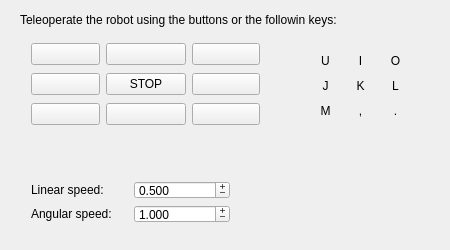
<?xml version="1.0" encoding="UTF-8"?>
<ui version="4.0">
 <class>Pioneer_Key_Teleop</class>
 <widget class="QWidget" name="Pioneer_Key_Teleop">
  <property name="geometry">
   <rect>
    <x>0</x>
    <y>0</y>
    <width>450</width>
    <height>250</height>
   </rect>
  </property>
  <property name="windowTitle">
   <string>Pioneer_Key_Teleop</string>
  </property>
  <widget class="QWidget" name="layoutWidget">
   <property name="geometry">
    <rect>
     <x>20</x>
     <y>30</y>
     <width>251</width>
     <height>111</height>
    </rect>
   </property>
   <layout class="QGridLayout" name="gridLayout">
    <item row="0" column="0">
     <widget class="QPushButton" name="pushButton_upLeft">
      <property name="text">
       <string/>
      </property>
      <property name="shortcut">
       <string>U</string>
      </property>
      <property name="flat">
       <bool>false</bool>
      </property>
     </widget>
    </item>
    <item row="0" column="1">
     <widget class="QPushButton" name="pushButton_up">
      <property name="text">
       <string/>
      </property>
      <property name="icon">
       <iconset>
        <normaloff>../res/icons/up.png</normaloff>../res/icons/up.png</iconset>
      </property>
      <property name="shortcut">
       <string>I</string>
      </property>
     </widget>
    </item>
    <item row="0" column="2">
     <widget class="QPushButton" name="pushButton_upRight">
      <property name="text">
       <string/>
      </property>
      <property name="icon">
       <iconset>
        <normaloff>../res/icons/upRight.png</normaloff>../res/icons/upRight.png</iconset>
      </property>
      <property name="shortcut">
       <string>O</string>
      </property>
     </widget>
    </item>
    <item row="1" column="0">
     <widget class="QPushButton" name="pushButton_left">
      <property name="text">
       <string/>
      </property>
      <property name="icon">
       <iconset>
        <normaloff>../res/icons/left.png</normaloff>../res/icons/left.png</iconset>
      </property>
      <property name="shortcut">
       <string>J</string>
      </property>
     </widget>
    </item>
    <item row="1" column="1">
     <widget class="QPushButton" name="pushButton_stop">
      <property name="text">
       <string>STOP</string>
      </property>
      <property name="shortcut">
       <string>K</string>
      </property>
     </widget>
    </item>
    <item row="1" column="2">
     <widget class="QPushButton" name="pushButton_right">
      <property name="text">
       <string/>
      </property>
      <property name="icon">
       <iconset>
        <normaloff>../res/icons/right.png</normaloff>../res/icons/right.png</iconset>
      </property>
      <property name="shortcut">
       <string>L</string>
      </property>
     </widget>
    </item>
    <item row="2" column="0">
     <widget class="QPushButton" name="pushButton_downLeft">
      <property name="text">
       <string/>
      </property>
      <property name="icon">
       <iconset>
        <normaloff>../res/icons/downLeft.png</normaloff>../res/icons/downLeft.png</iconset>
      </property>
      <property name="shortcut">
       <string>M</string>
      </property>
     </widget>
    </item>
    <item row="2" column="1">
     <widget class="QPushButton" name="pushButton_down">
      <property name="text">
       <string/>
      </property>
      <property name="icon">
       <iconset>
        <normaloff>../res/icons/down.png</normaloff>../res/icons/down.png</iconset>
      </property>
      <property name="shortcut">
       <string>,</string>
      </property>
     </widget>
    </item>
    <item row="2" column="2">
     <widget class="QPushButton" name="pushButton_donwRight">
      <property name="text">
       <string/>
      </property>
      <property name="icon">
       <iconset>
        <normaloff>../res/icons/downRight.png</normaloff>../res/icons/downRight.png</iconset>
      </property>
      <property name="shortcut">
       <string>.</string>
      </property>
     </widget>
    </item>
   </layout>
  </widget>
  <widget class="QLabel" name="label_2">
   <property name="geometry">
    <rect>
     <x>20</x>
     <y>10</y>
     <width>421</width>
     <height>20</height>
    </rect>
   </property>
   <property name="text">
    <string>Teleoperate the robot using the buttons or the followin keys:</string>
   </property>
  </widget>
  <widget class="QWidget" name="gridLayoutWidget">
   <property name="geometry">
    <rect>
     <x>300</x>
     <y>40</y>
     <width>121</width>
     <height>91</height>
    </rect>
   </property>
   <layout class="QGridLayout" name="gridLayout_2">
    <item row="2" column="0">
     <widget class="QLabel" name="label_3">
      <property name="text">
       <string>M</string>
      </property>
      <property name="alignment">
       <set>Qt::AlignCenter</set>
      </property>
     </widget>
    </item>
    <item row="1" column="0">
     <widget class="QLabel" name="label_4">
      <property name="text">
       <string>J</string>
      </property>
      <property name="alignment">
       <set>Qt::AlignCenter</set>
      </property>
     </widget>
    </item>
    <item row="1" column="1">
     <widget class="QLabel" name="label_6">
      <property name="text">
       <string>K</string>
      </property>
      <property name="alignment">
       <set>Qt::AlignCenter</set>
      </property>
     </widget>
    </item>
    <item row="2" column="1">
     <widget class="QLabel" name="label_8">
      <property name="text">
       <string>,</string>
      </property>
      <property name="alignment">
       <set>Qt::AlignCenter</set>
      </property>
     </widget>
    </item>
    <item row="0" column="0">
     <widget class="QLabel" name="label_5">
      <property name="text">
       <string>U</string>
      </property>
      <property name="alignment">
       <set>Qt::AlignCenter</set>
      </property>
     </widget>
    </item>
    <item row="0" column="1">
     <widget class="QLabel" name="label_7">
      <property name="text">
       <string>I</string>
      </property>
      <property name="alignment">
       <set>Qt::AlignCenter</set>
      </property>
     </widget>
    </item>
    <item row="1" column="2">
     <widget class="QLabel" name="label_9">
      <property name="text">
       <string>L</string>
      </property>
      <property name="alignment">
       <set>Qt::AlignCenter</set>
      </property>
     </widget>
    </item>
    <item row="0" column="2">
     <widget class="QLabel" name="label_10">
      <property name="text">
       <string>O</string>
      </property>
      <property name="alignment">
       <set>Qt::AlignCenter</set>
      </property>
     </widget>
    </item>
    <item row="2" column="2">
     <widget class="QLabel" name="label_11">
      <property name="text">
       <string>.</string>
      </property>
      <property name="alignment">
       <set>Qt::AlignCenter</set>
      </property>
     </widget>
    </item>
   </layout>
  </widget>
  <widget class="QWidget" name="layoutWidget">
   <property name="geometry">
    <rect>
     <x>20</x>
     <y>170</y>
     <width>221</width>
     <height>64</height>
    </rect>
   </property>
   <layout class="QVBoxLayout" name="verticalLayout">
    <item>
     <layout class="QHBoxLayout" name="horizontalLayout">
      <item>
       <widget class="QLabel" name="speed">
        <property name="text">
         <string>Linear speed:</string>
        </property>
       </widget>
      </item>
      <item>
       <widget class="QDoubleSpinBox" name="doubleSpinBox">
        <property name="buttonSymbols">
         <enum>QAbstractSpinBox::PlusMinus</enum>
        </property>
        <property name="decimals">
         <number>3</number>
        </property>
        <property name="singleStep">
         <double>0.050000000000000</double>
        </property>
        <property name="value">
         <double>0.500000000000000</double>
        </property>
       </widget>
      </item>
     </layout>
    </item>
    <item>
     <layout class="QHBoxLayout" name="horizontalLayout_2">
      <item>
       <widget class="QLabel" name="turn">
        <property name="text">
         <string>Angular speed:</string>
        </property>
       </widget>
      </item>
      <item>
       <widget class="QDoubleSpinBox" name="doubleSpinBox_2">
        <property name="buttonSymbols">
         <enum>QAbstractSpinBox::PlusMinus</enum>
        </property>
        <property name="decimals">
         <number>3</number>
        </property>
        <property name="singleStep">
         <double>0.050000000000000</double>
        </property>
        <property name="value">
         <double>1.000000000000000</double>
        </property>
       </widget>
      </item>
     </layout>
    </item>
   </layout>
  </widget>
 </widget>
 <layoutdefault spacing="6" margin="11"/>
 <resources/>
 <connections/>
</ui>
